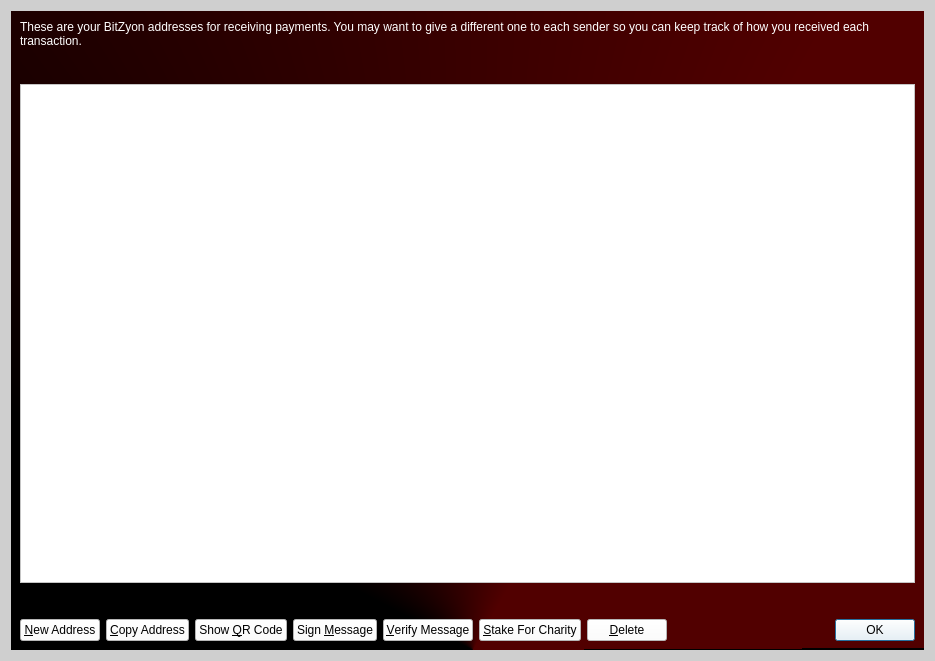
<?xml version="1.0" encoding="UTF-8"?>
<ui version="4.0">
 <class>AddressBookPage</class>
 <widget class="QWidget" name="AddressBookPage">
  <property name="geometry">
   <rect>
    <x>0</x>
    <y>0</y>
    <width>935</width>
    <height>661</height>
   </rect>
  </property>
  <property name="windowTitle">
   <string>Address Book</string>
  </property>
  <property name="styleSheet">
   <string notr="true">font: 75 12pt &quot;Century Gothic&quot;;
background-color: rgb(0, 0, 0, 0.1);</string>
  </property>
  <layout class="QVBoxLayout" name="verticalLayout">
   <item>
    <widget class="QFrame" name="verticalFrame">
     <property name="minimumSize">
      <size>
       <width>0</width>
       <height>0</height>
      </size>
     </property>
     <property name="styleSheet">
      <string notr="true">background-color:qconicalgradient(cx:0.506, cy:1, angle:0.2, stop:0.1875 rgba(81, 0, 0, 255), stop:0.397727 rgba(0, 0, 0, 255));</string>
     </property>
     <layout class="QVBoxLayout" name="verticalLayout_2">
      <item>
       <widget class="QLabel" name="labelExplanation">
        <property name="styleSheet">
         <string notr="true">font: 75 12pt &quot;Century Gothic&quot;;
color: #ffffff;
background: none;</string>
        </property>
        <property name="text">
         <string>These are your BitZyon addresses for receiving payments. You may want to give a different one to each sender so you can keep track of how you received each transaction.</string>
        </property>
        <property name="textFormat">
         <enum>Qt::PlainText</enum>
        </property>
        <property name="wordWrap">
         <bool>true</bool>
        </property>
       </widget>
      </item>
      <item>
       <spacer name="verticalSpacer_2">
        <property name="orientation">
         <enum>Qt::Vertical</enum>
        </property>
        <property name="sizeType">
         <enum>QSizePolicy::Preferred</enum>
        </property>
        <property name="sizeHint" stdset="0">
         <size>
          <width>20</width>
          <height>30</height>
         </size>
        </property>
       </spacer>
      </item>
      <item>
       <widget class="QTableView" name="tableView">
        <property name="enabled">
         <bool>true</bool>
        </property>
        <property name="sizePolicy">
         <sizepolicy hsizetype="Preferred" vsizetype="Expanding">
          <horstretch>0</horstretch>
          <verstretch>0</verstretch>
         </sizepolicy>
        </property>
        <property name="contextMenuPolicy">
         <enum>Qt::CustomContextMenu</enum>
        </property>
        <property name="toolTip">
         <string>Double-click to edit address or label</string>
        </property>
        <property name="styleSheet">
         <string notr="true">font: 10pt &quot;Arial Narrow&quot;;
background: #ffffff;</string>
        </property>
        <property name="tabKeyNavigation">
         <bool>false</bool>
        </property>
        <property name="alternatingRowColors">
         <bool>true</bool>
        </property>
        <property name="selectionMode">
         <enum>QAbstractItemView::SingleSelection</enum>
        </property>
        <property name="selectionBehavior">
         <enum>QAbstractItemView::SelectRows</enum>
        </property>
        <property name="sortingEnabled">
         <bool>true</bool>
        </property>
        <attribute name="verticalHeaderVisible">
         <bool>false</bool>
        </attribute>
       </widget>
      </item>
      <item>
       <spacer name="verticalSpacer">
        <property name="orientation">
         <enum>Qt::Vertical</enum>
        </property>
        <property name="sizeType">
         <enum>QSizePolicy::Preferred</enum>
        </property>
        <property name="sizeHint" stdset="0">
         <size>
          <width>10</width>
          <height>30</height>
         </size>
        </property>
       </spacer>
      </item>
      <item>
       <layout class="QHBoxLayout" name="horizontalLayout">
        <item>
         <widget class="QPushButton" name="newAddressButton">
          <property name="toolTip">
           <string>Create a new address</string>
          </property>
          <property name="styleSheet">
           <string notr="true">font: 75 9pt &quot;Century Gothic&quot;;
background: #ffffff;</string>
          </property>
          <property name="text">
           <string>&amp;New Address</string>
          </property>
          <property name="icon">
           <iconset resource="../bitcoin.qrc">
            <normaloff>:/icons/add</normaloff>:/icons/add</iconset>
          </property>
         </widget>
        </item>
        <item>
         <widget class="QPushButton" name="copyToClipboard">
          <property name="toolTip">
           <string>Copy the currently selected address to the system clipboard</string>
          </property>
          <property name="styleSheet">
           <string notr="true">font: 75 9pt &quot;Century Gothic&quot;;
background: #ffffff;</string>
          </property>
          <property name="text">
           <string>&amp;Copy Address</string>
          </property>
          <property name="icon">
           <iconset resource="../bitcoin.qrc">
            <normaloff>:/icons/editcopy</normaloff>:/icons/editcopy</iconset>
          </property>
         </widget>
        </item>
        <item>
         <widget class="QPushButton" name="showQRCode">
          <property name="styleSheet">
           <string notr="true">font: 75 9pt &quot;Century Gothic&quot;;
background: #ffffff;</string>
          </property>
          <property name="text">
           <string>Show &amp;QR Code</string>
          </property>
          <property name="icon">
           <iconset resource="../bitcoin.qrc">
            <normaloff>:/icons/qrcode</normaloff>:/icons/qrcode</iconset>
          </property>
         </widget>
        </item>
        <item>
         <widget class="QPushButton" name="signMessage">
          <property name="toolTip">
           <string>Sign a message to prove you own a BitZyon address</string>
          </property>
          <property name="styleSheet">
           <string notr="true">font: 75 9pt &quot;Century Gothic&quot;;
background: #ffffff;</string>
          </property>
          <property name="text">
           <string>Sign &amp;Message</string>
          </property>
          <property name="icon">
           <iconset resource="../bitcoin.qrc">
            <normaloff>:/icons/edit</normaloff>:/icons/edit</iconset>
          </property>
         </widget>
        </item>
        <item>
         <widget class="QPushButton" name="verifyMessage">
          <property name="toolTip">
           <string>Verify a message to ensure it was signed with a specified BitZyon address</string>
          </property>
          <property name="styleSheet">
           <string notr="true">font: 75 9pt &quot;Century Gothic&quot;;
background: #ffffff;</string>
          </property>
          <property name="text">
           <string>&amp;Verify Message</string>
          </property>
          <property name="icon">
           <iconset resource="../bitcoin.qrc">
            <normaloff>:/icons/transaction_0</normaloff>:/icons/transaction_0</iconset>
          </property>
         </widget>
        </item>
        <item>
         <widget class="QPushButton" name="stakeForCharityPushButton">
          <property name="toolTip">
           <string>Stake for charity</string>
          </property>
          <property name="styleSheet">
           <string notr="true">font: 75 9pt &quot;Century Gothic&quot;;
background: #ffffff;</string>
          </property>
          <property name="text">
           <string>&amp;Stake For Charity</string>
          </property>
          <property name="icon">
           <iconset resource="../bitcoin.qrc">
            <normaloff>:/icons/charity_on</normaloff>:/icons/charity_on</iconset>
          </property>
         </widget>
        </item>
        <item>
         <widget class="QPushButton" name="deleteButton">
          <property name="toolTip">
           <string>Delete the currently selected address from the list</string>
          </property>
          <property name="styleSheet">
           <string notr="true">font: 75 9pt &quot;Century Gothic&quot;;
background: #ffffff;</string>
          </property>
          <property name="text">
           <string>&amp;Delete</string>
          </property>
          <property name="icon">
           <iconset resource="../bitcoin.qrc">
            <normaloff>:/icons/remove</normaloff>:/icons/remove</iconset>
          </property>
         </widget>
        </item>
        <item>
         <spacer name="horizontalSpacer">
          <property name="orientation">
           <enum>Qt::Horizontal</enum>
          </property>
          <property name="sizeHint" stdset="0">
           <size>
            <width>40</width>
            <height>20</height>
           </size>
          </property>
         </spacer>
        </item>
        <item>
         <widget class="QDialogButtonBox" name="buttonBox">
          <property name="sizePolicy">
           <sizepolicy hsizetype="Maximum" vsizetype="Fixed">
            <horstretch>0</horstretch>
            <verstretch>0</verstretch>
           </sizepolicy>
          </property>
          <property name="styleSheet">
           <string notr="true">font: 75 9pt &quot;Century Gothic&quot;;
background: #ffffff;</string>
          </property>
          <property name="standardButtons">
           <set>QDialogButtonBox::Ok</set>
          </property>
         </widget>
        </item>
       </layout>
      </item>
     </layout>
    </widget>
   </item>
  </layout>
 </widget>
 <resources>
  <include location="../bitcoin.qrc"/>
 </resources>
 <connections/>
</ui>
